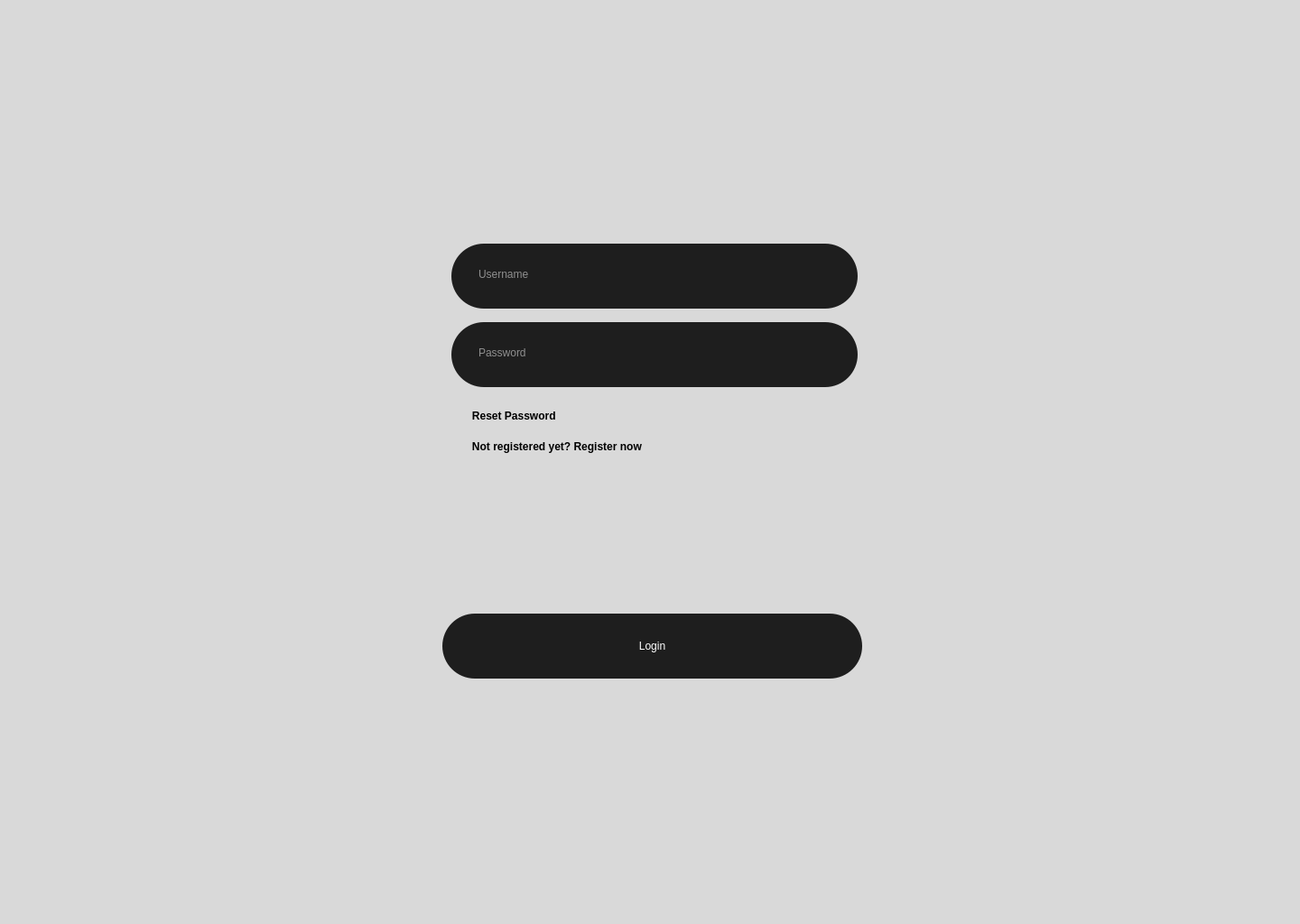
<?xml version="1.0" encoding="UTF-8"?>
<ui version="4.0">
 <class>Form</class>
 <widget class="QWidget" name="Form">
  <property name="geometry">
   <rect>
    <x>0</x>
    <y>0</y>
    <width>1440</width>
    <height>1024</height>
   </rect>
  </property>
  <property name="windowTitle">
   <string>Form</string>
  </property>
  <widget class="QFrame" name="frame">
   <property name="geometry">
    <rect>
     <x>0</x>
     <y>-10</y>
     <width>1440</width>
     <height>1050</height>
    </rect>
   </property>
   <property name="styleSheet">
    <string notr="true">background: #D9D9D9;
</string>
   </property>
   <property name="frameShape">
    <enum>QFrame::Shape::NoFrame</enum>
   </property>
   <property name="frameShadow">
    <enum>QFrame::Shadow::Raised</enum>
   </property>
   <widget class="QPushButton" name="loginButton">
    <property name="geometry">
     <rect>
      <x>490</x>
      <y>690</y>
      <width>465</width>
      <height>72</height>
     </rect>
    </property>
    <property name="minimumSize">
     <size>
      <width>465</width>
      <height>72</height>
     </size>
    </property>
    <property name="maximumSize">
     <size>
      <width>458</width>
      <height>72</height>
     </size>
    </property>
    <property name="styleSheet">
     <string notr="true">background: #1E1E1E;
font: 600 24pt &quot;Segoe UI&quot;;
border-radius: 36px;
color:white;
</string>
    </property>
    <property name="text">
     <string>Login</string>
    </property>
   </widget>
   <widget class="QWidget" name="">
    <property name="geometry">
     <rect>
      <x>500</x>
      <y>280</y>
      <width>458</width>
      <height>295</height>
     </rect>
    </property>
    <layout class="QFormLayout" name="formLayout">
     <property name="verticalSpacing">
      <number>15</number>
     </property>
     <item row="0" column="0">
      <widget class="QFrame" name="userNameFrame">
       <property name="minimumSize">
        <size>
         <width>450</width>
         <height>72</height>
        </size>
       </property>
       <property name="styleSheet">
        <string notr="true">background: #1E1E1E;
font: 600 24pt &quot;Segoe UI&quot;;
border-radius: 36px;
color:white;
</string>
       </property>
       <property name="frameShape">
        <enum>QFrame::Shape::StyledPanel</enum>
       </property>
       <property name="frameShadow">
        <enum>QFrame::Shadow::Raised</enum>
       </property>
       <widget class="QLineEdit" name="userNameInput">
        <property name="geometry">
         <rect>
          <x>28</x>
          <y>4</y>
          <width>400</width>
          <height>60</height>
         </rect>
        </property>
        <property name="minimumSize">
         <size>
          <width>400</width>
          <height>60</height>
         </size>
        </property>
        <property name="maximumSize">
         <size>
          <width>400</width>
          <height>16777215</height>
         </size>
        </property>
        <property name="styleSheet">
         <string notr="true"/>
        </property>
        <property name="text">
         <string/>
        </property>
        <property name="frame">
         <bool>false</bool>
        </property>
        <property name="placeholderText">
         <string>Username</string>
        </property>
       </widget>
      </widget>
     </item>
     <item row="1" column="0">
      <widget class="QFrame" name="userNameFrame_2">
       <property name="minimumSize">
        <size>
         <width>450</width>
         <height>72</height>
        </size>
       </property>
       <property name="styleSheet">
        <string notr="true">background: #1E1E1E;
font: 600 24pt &quot;Segoe UI&quot;;
border-radius: 36px;
color:white;
</string>
       </property>
       <property name="frameShape">
        <enum>QFrame::Shape::StyledPanel</enum>
       </property>
       <property name="frameShadow">
        <enum>QFrame::Shadow::Raised</enum>
       </property>
       <widget class="QLineEdit" name="passwordInput">
        <property name="geometry">
         <rect>
          <x>28</x>
          <y>4</y>
          <width>400</width>
          <height>60</height>
         </rect>
        </property>
        <property name="sizePolicy">
         <sizepolicy hsizetype="Fixed" vsizetype="Fixed">
          <horstretch>0</horstretch>
          <verstretch>0</verstretch>
         </sizepolicy>
        </property>
        <property name="minimumSize">
         <size>
          <width>400</width>
          <height>60</height>
         </size>
        </property>
        <property name="maximumSize">
         <size>
          <width>400</width>
          <height>16777215</height>
         </size>
        </property>
        <property name="styleSheet">
         <string notr="true"/>
        </property>
        <property name="text">
         <string/>
        </property>
        <property name="frame">
         <bool>false</bool>
        </property>
        <property name="echoMode">
         <enum>QLineEdit::EchoMode::Password</enum>
        </property>
        <property name="placeholderText">
         <string>Password</string>
        </property>
       </widget>
      </widget>
     </item>
     <item row="2" column="0">
      <layout class="QFormLayout" name="formLayout_2">
       <property name="verticalSpacing">
        <number>0</number>
       </property>
       <property name="topMargin">
        <number>0</number>
       </property>
       <item row="0" column="0">
        <widget class="QCommandLinkButton" name="linkResetPassword">
         <property name="maximumSize">
          <size>
           <width>16777215</width>
           <height>42</height>
          </size>
         </property>
         <property name="autoFillBackground">
          <bool>false</bool>
         </property>
         <property name="styleSheet">
          <string notr="true">font: 600 18pt &quot;Segoe UI&quot;;
transition: none;  
background-color: rgba(255, 255, 255, 0);</string>
         </property>
         <property name="text">
          <string notr="true">   Reset Password</string>
         </property>
         <property name="iconSize">
          <size>
           <width>0</width>
           <height>0</height>
          </size>
         </property>
         <property name="autoRepeatDelay">
          <number>0</number>
         </property>
         <property name="autoRepeatInterval">
          <number>0</number>
         </property>
         <property name="autoDefault">
          <bool>false</bool>
         </property>
         <property name="default">
          <bool>false</bool>
         </property>
         <property name="description">
          <string notr="true"/>
         </property>
        </widget>
       </item>
       <item row="1" column="0">
        <widget class="QCommandLinkButton" name="linkRegister">
         <property name="maximumSize">
          <size>
           <width>16777215</width>
           <height>42</height>
          </size>
         </property>
         <property name="autoFillBackground">
          <bool>false</bool>
         </property>
         <property name="styleSheet">
          <string notr="true">font: 600 18pt &quot;Segoe UI&quot;;
transition: none;  
background-color: rgba(255, 255, 255, 0);</string>
         </property>
         <property name="text">
          <string notr="true">   Not registered yet? Register now</string>
         </property>
         <property name="iconSize">
          <size>
           <width>0</width>
           <height>0</height>
          </size>
         </property>
         <property name="autoRepeatDelay">
          <number>0</number>
         </property>
         <property name="autoRepeatInterval">
          <number>0</number>
         </property>
         <property name="autoDefault">
          <bool>false</bool>
         </property>
         <property name="default">
          <bool>false</bool>
         </property>
         <property name="description">
          <string notr="true"/>
         </property>
        </widget>
       </item>
      </layout>
     </item>
    </layout>
   </widget>
  </widget>
 </widget>
 <resources/>
 <connections/>
</ui>
